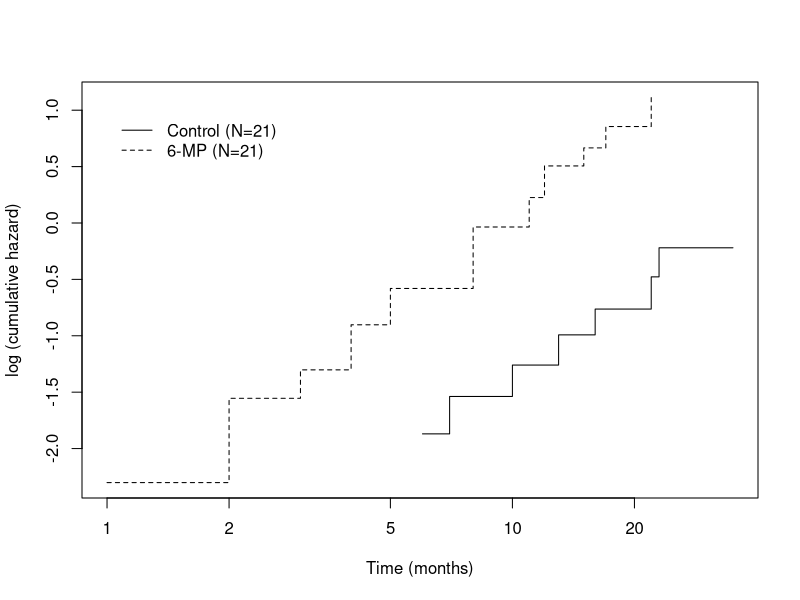

The R script that drew this image: (Note: this script raises an error after producing the figure.)
rm(list=ls())
#Question 4

MP.6<-c(6,6,6,7,10,13,16,22,23,6,9,10,11,17,19,20,25,32,32,34,35)

censor1<-c(1,1,1,1,1,1,1,1,1,0,0,0,0,0,0,0,0,0,0,0,0)


placebo<-c(1,1,2,2,3,4,4,5,5,8,8,8,8,11,11,12,12,15,17,22,23)

censor2<-c(1,1,1,1,1,1,1,1,1,1,1,1,1,1,1,1,1,1,1,1,1)

length(MP.6)
length(censor1)
length(placebo)
length(censor2)
#treatment 1=6-MP
#treatment2=placebo(control)
#censor=0,uncensored=1
time<-c(6,6,6,7,10,13,16,22,23,6,9,10,11,17,19,20,25,32,32,34,35,1,1,2,2,3,4,4,5,5,8,8,8,8,11,11,12,12,15,17,22,23)
censor<-c(1,1,1,1,1,1,1,1,1,0,0,0,0,0,0,0,0,0,0,0,0,1,1,1,1,1,1,1,1,1,1,1,1,1,1,1,1,1,1,1,1,1)
treatment<-c(1,1,1,1,1,1,1,1,1,1,1,1,1,1,1,1,1,1,1,1,1,2,2,2,2,2,2,2,2,2,2,2,2,2,2,2,2,2,2,2,2,2)

length(treatment)

library(survival)
gehan.surv <- survfit(Surv(time, censor) ~ treatment,
     conf.type = "log-log")

summary(gehan.surv)



 ### Plot of estimated log cumulative hazard
 plot(survfit(Surv(time, censor) ~ treatment) , fun="cloglog", lty=1:2, mark.time=FALSE, xlab="Time (months)", ylab="log (cumulative hazard)")
 legend(1,1, lty=1:2, legend=c("Control (N=21)", "6-MP (N=21)"), bty="n")

















#lines(gehan.surv,col='red')

#t1<-summary(gehan.surv)$treatment


summary(survreg(Surv(time, censor) ~ treatment))

gehan.cox <- coxph(Surv(time, censor) ~ treatment)

summary(gehan.cox)


survreg(Surv(time, censor) ~  treatment, dist = "exp")

summary(survreg(Surv(time, censor) ~ treatment, dist = "exp"))




#peto-peto
library(survival)
library(Hmisc)
library(car)
library(KMsurv)
drug.coxph <- coxph(Surv(time,censor)~treament, method="peto")
summary(drug.coxph)
